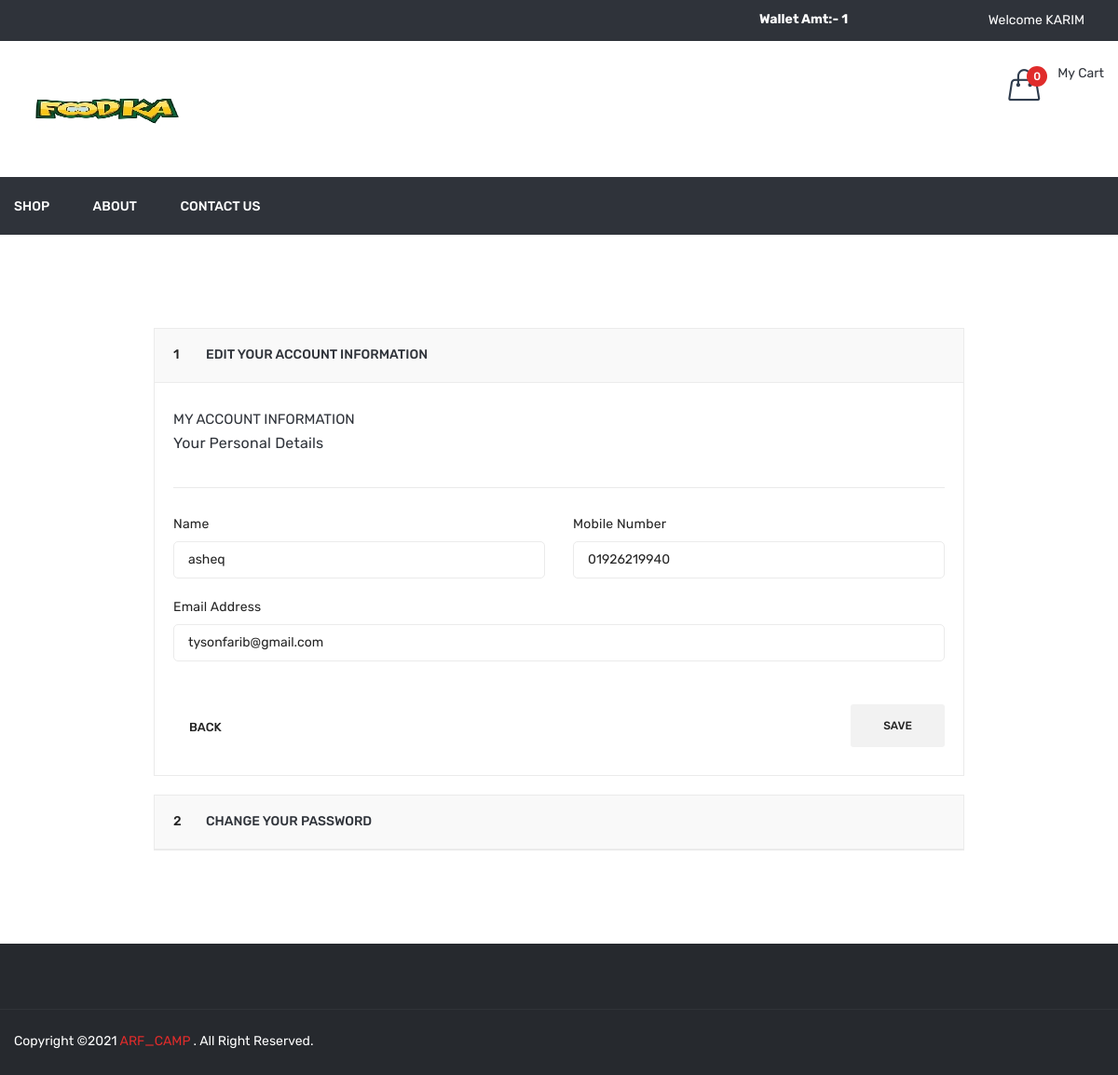
Screenshot of /profile.php (signed in) with the database file from the repository.
### tables this page shows
CREATE TABLE `user` (
  `id` int(11) NOT NULL,
  `name` varchar(50) NOT NULL,
  `email` varchar(50) NOT NULL,
  `mobile` varchar(15) NOT NULL,
  `password` varchar(50) NOT NULL,
  `added_on` datetime NOT NULL,
  `status` int(11) NOT NULL,
  `email_verify` int(11) NOT NULL,
  `rand_str` varchar(50) NOT NULL
);

### function.inc.php (called while the page is built, shortened)
	<?php
function getUserDetailsByid($uid=''){
  global $con;
  $data['name']='';
  $data['email']='';
  $data['mobile']='';
  if(isset($_SESSION['FOOD_USER_ID'])){
    $uid=$_SESSION['FOOD_USER_ID'];
  }
  $row=mysqli_fetch_assoc(mysqli_query($con,"select * from user where id='$uid'"));
  $data['name']=$row['name'];
  $data['email']=$row['email'];
  $data['mobile']=$row['mobile'];
  return $data;
}
?>

### profile.php (the view, shortened to what this page needs)
<?php
include ("header.php");
$getUserDetails=getUserDetailsByid();
?>
<div class="myaccount-area pb-80 pt-100">
            <div class="container">
                <div class="row">
                    <div class="ml-auto mr-auto col-lg-9">
                        <div class="checkout-wrapper">
                            <div id="faq" class="panel-group">
                                <div class="panel panel-default">
                                    <div class="panel-heading">
                                        <h5 class="panel-title"><span>1</span> <a data-toggle="collapse" data-parent="#faq" href="#my-account-1">Edit your account information </a></h5>
                                    </div>
                                    <div id="my-account-1" class="panel-collapse collapse show">
                                        <div class="panel-body">
          <form method="post" id="frmProfile">
												<div class="billing-information-wrapper">
													<div class="account-info-wrapper">
														<h4>My Account Information</h4>
														<h5>Your Personal Details</h5>
													</div>
													<div class="row">
														<div class="col-lg-6 col-md-6">
															<div class="billing-info">
																<label>Name</label>
                                       <input type="text" id="uname" name="name" required value="<?php echo $getUserDetails['name']?>">
															</div>
														</div>
														<div class="col-lg-6 col-md-6">
															<div class="billing-info">
																<label>Mobile Number</label>
									<input type="text" name="mobile" value="<?php echo $getUserDetails['mobile']?>" required>
															</div>
														</div>
														<div class="col-lg-12 col-md-12">
															<div class="billing-info">
																<label>Email Address</label>
									<input type="email" readonly="readonly" value="<?php echo $getUserDetails['email']?>">
															</div>
														</div>
													</div>
													<div class="billing-back-btn">
														<div class="billing-back">
															<a href="#"><i class="ion-arrow-up-c"></i> back</a>
														</div>
														<div class="billing-btn">
						<button type="submit" id="profile_submit">Save</button>
														</div>
													</div>
												</div>
		</form>
                                        </div>
                                    </div>
                                </div>
                                <div class="panel panel-default">
                                    <div class="panel-heading">
                                        <h5 class="panel-title"><span>2</span> <a data-toggle="collapse" data-parent="#faq" href="#my-account-2">Change your password </a></h5>
                                    </div>
                                </div>
                            </div>
                        </div>
                    </div>
                </div>
            </div>
        </div>
<?php
include("footer.php");
?>

### rows the page displays
user: name "asheq", mobile "01926219940", email "tysonfarib@gmail.com"

### other values shown
$getWalletAmt "1"
$_SESSION['FOOD_USER_NAME'] "KARIM"
$totalCartDish "0"
